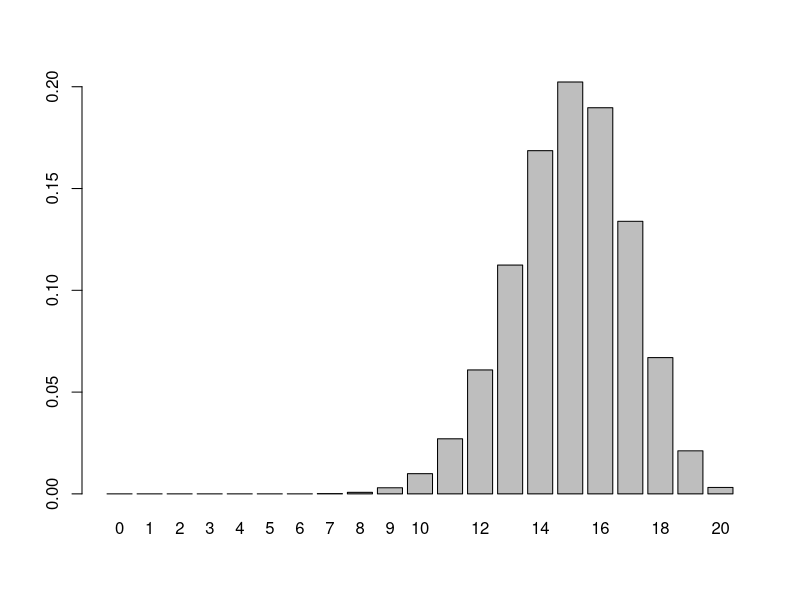
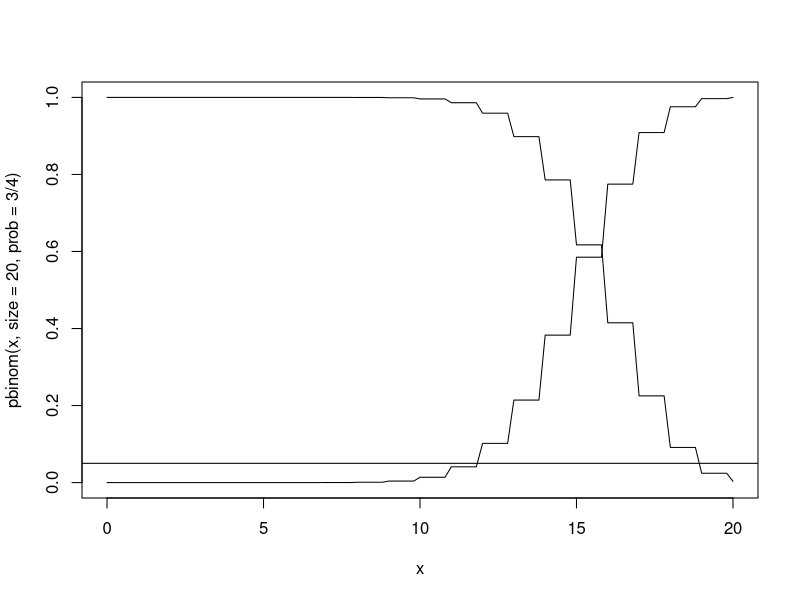
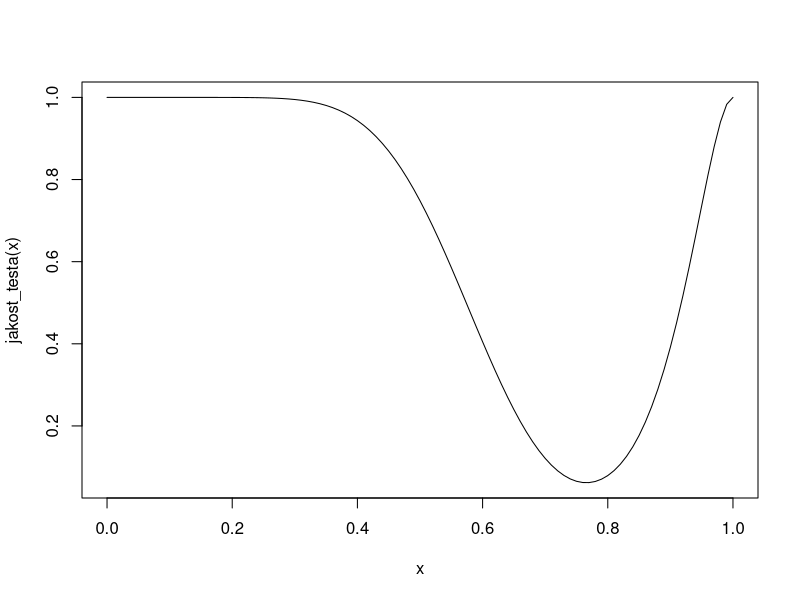
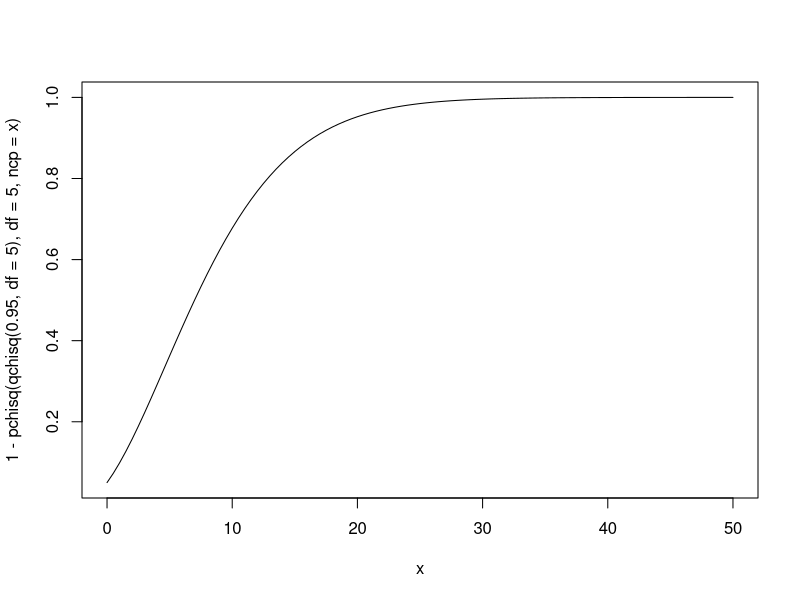

Recreate these plots in R, in order.
?barplot
barplot(dbinom(x = 0:20,size=20, prob=3/4), names.arg = 0:20)
?dbinom
alpha <-  0.1
#Nas pokusaj
L <- qbinom(p=alpha/2, size = 20, prob = 3/4) - 1
D <- qbinom(p=alpha/2, size = 20, prob = 3/4, lower.tail = FALSE)
#Lower tail vraća strogo (strogo veće od 18), a nama treba veće ili jednako
D <- qbinom(p=alpha/2, size = 20, prob = 3/4, lower.tail = FALSE)+1
#Lijevo kriticno je {0,1,2,3,4,..., 11} U {19,20}
#Po uputama
curve(pbinom(x, size = 20, prob = 3/4), from = 0, to = 20)
abline(a=alpha/2, b=0)
curve(pbinom(x-1, size=20, prob = 3/4, lower.tail = FALSE), from = 0, to = 20, add = TRUE)
#Jakost testa
jakost_testa <- function(p){
  pbinom(q=11, size = 20, prob = p) + pbinom(q=18, size = 20, prob = p, lower.tail = FALSE)
}
curve(jakost_testa)
optimise(jakost_testa, lower = 0, upper = 1)
nas_minimum <- optimise(jakost_testa, lower = 0, upper = 1)$minimum
vrijednost_minimum <- optimise(jakost_testa, lower = 0, upper = 1)$objective
#Nas nacin
alpha2 = 0.05
L2 <- qbinom(p=alpha2/2, size = 20, prob = 3/4) - 1
D2 <- qbinom(p=alpha2/2, size = 20, prob = 3/4, lower.tail = FALSE)+1
L2
D2
#Kriticno podrucje je sada {0,1,..,10} U {19,20}
#Ako smanjimo razinu značajnosti, smanjuje se kritično područje.
p1 <- pbinom(q = 12, size = 20, prob = 3/4)
p2 <- pbinom(q = 11, size = 20, prob = 3/4, lower.tail = FALSE)
p <- 2 * min(p1,p2)
#Zato sto je p otprilike 0.2036237, a nase razine znacajnosti su 0.05 i 0.10, sto je manje od naseg p, ne odbacujemo nul hipotezu.
#Zakljucak da ne odbacujemo nul hipotezu smo mogli dobiti promatrajuci kriticna podrucja.

#2.1 kao sto je Darku rjesio asistent
#Funkcija jakosti  Pearsonovog testa
curve(1-pchisq(qchisq(0.95,df = 5), df = 5, ncp=x), from = 0, to = 50)
